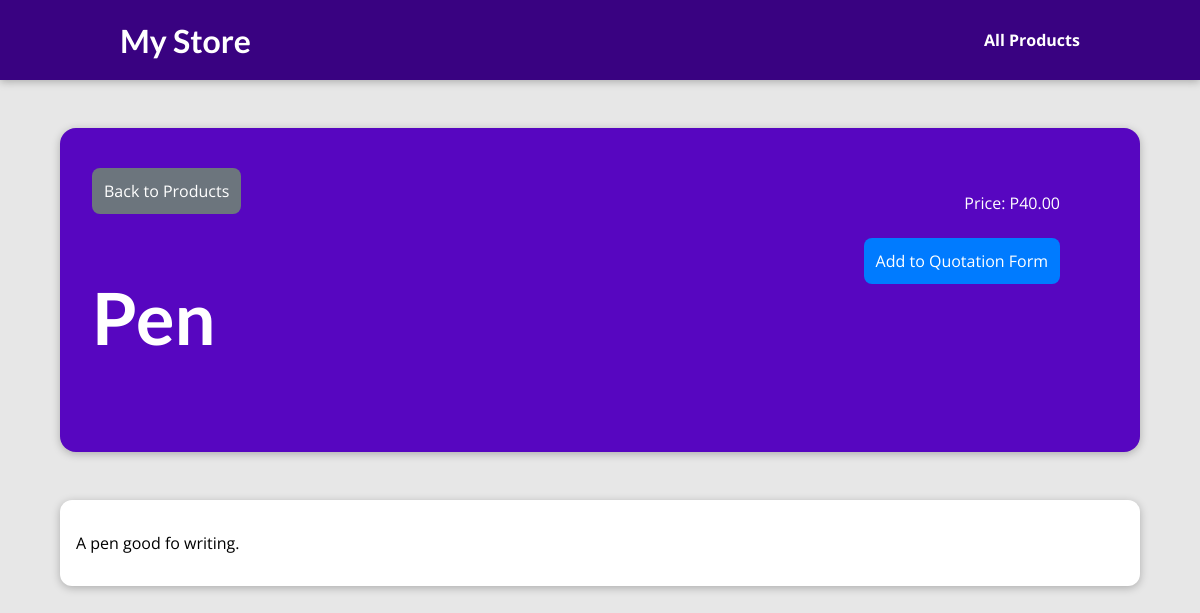
/products/pen, run on the app's committed database.
### store/models.py (models this page shows, shortened)
class Product(models.Model):
    title = models.CharField(max_length=100)
    slug = models.SlugField(unique=True, db_index=True)
    image_name = models.CharField(max_length=255, blank=True, null=True)
    date = models.DateField(auto_now=True)
    description = models.TextField(validators=[MinLengthValidator(10)])
    categories = models.ManyToManyField(Category)
    inventory_count = models.PositiveIntegerField(
        default=0, validators=[MinValueValidator(0)]
    )
    price = models.DecimalField(max_digits=10, decimal_places=2, default=0.00)
    @property
    def availability(self):
        return self.inventory_count > 0

### store/views.py (the view)
# urls.py: path("products/<slug:slug>", views.product_detail,
def product_detail(request, slug):
    identified_product = get_object_or_404(Product, slug=slug)
    return render(request, "store/product_detail.html", {
        "product": identified_product
    })

### store/templates/store/product_detail.html (shortened to what this page needs)
{% extends "base.html" %}
{% load static %}
{% block css_files %}
    <link rel="stylesheet" href="{% static 'store/product_detail.css' %}" />
{% endblock %}
{% block content %}
<section id="summary">
    <a href="{% url 'products-page' %}" class="btn btn-secondary">Back to Products</a>
    <h2>{{ product.title }}</h2>
    <article>
        <p>Price: P{{ product.price }}</p>
        {% if product.availability %}
            <a href="{% url 'add-to-quotation' product.slug %}" class="btn btn-primary">
                Add to Quotation Form
            </a>
        {% else %}
            <p>Out of Stock</p>
        {% endif %}
    </article>
</section>
<main>
    <p>{{ product.description }}</p>
</main>
{% endblock %}

### static/app.css (style rules this page uses)
* { box-sizing: border-box; }
html { font-family: 'Open Sans', 'Lato', sans-serif; }
body { margin: 0; }
h1, h2, h3 { font-family: 'Lato', sans-serif; font-weight: bold; }

### store/static/store/product_detail.css (style rules this page uses)
body { background-color: #e7e7e7; }
#summary { margin: 8rem auto 3rem auto; padding: 2rem; width: 90%; max-width: 90rem; border-radius: 16px; background-color: #5706c0; position: relative; box-shadow: 0 2px 8px rgba(0, 0, 0, 0.25); height: auto; }
#summary h2 { color: white; font-size: 4.5rem; }
#summary article { position: absolute; top: 2rem; right: 3rem; padding: 1rem 2rem; border-radius: 12px; text-align: right; color: white; }
main { width: 90%; max-width: 90rem; margin: 3rem auto; background-color: white; padding: 1rem; border-radius: 12px; box-shadow: 0 2px 8px rgba(0, 0, 0, 0.25); }
.btn { display: inline-block; padding: .75rem; margin-top: .5rem; color: white; text-decoration: none; border-radius: .5rem; border-width: thin; }
.btn-primary { background-color: #007bff; }
.btn-secondary { background-color: #6c757d; }

### data on the page
Product: title "Pen", price "40.00", description "A pen good fo writing."
